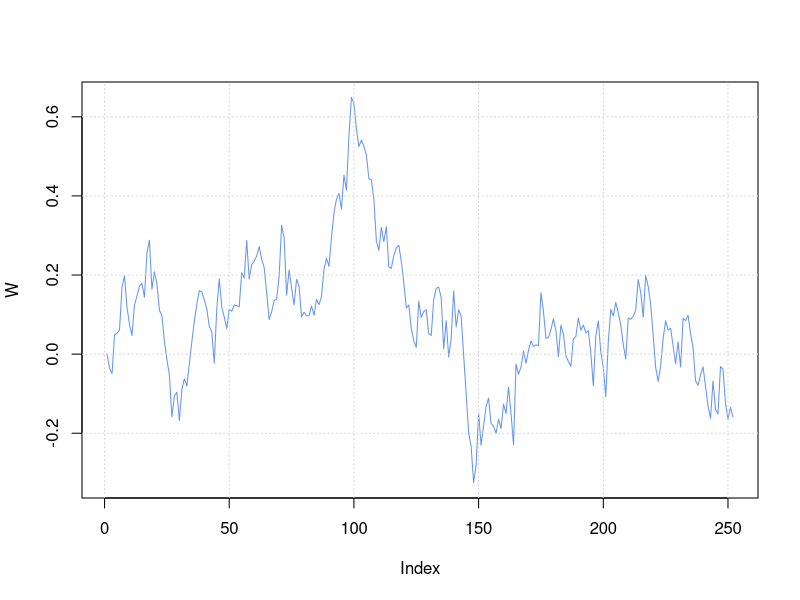
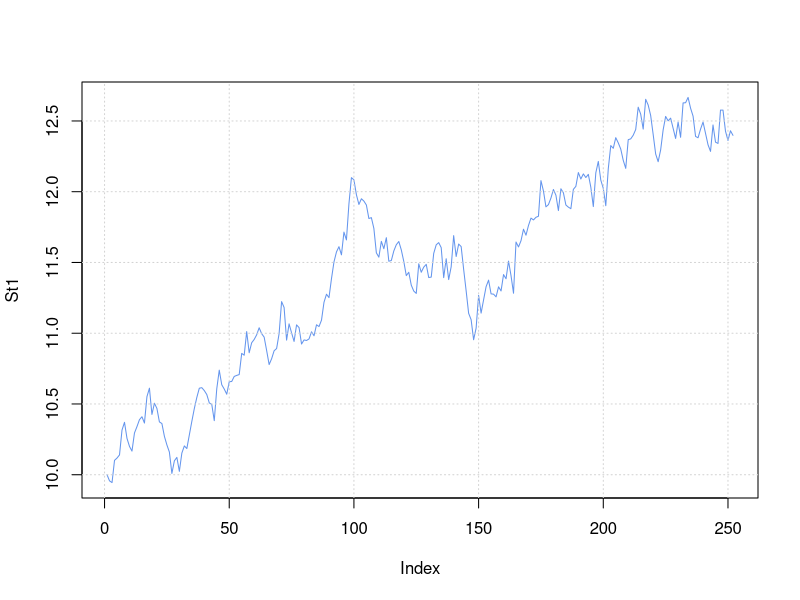
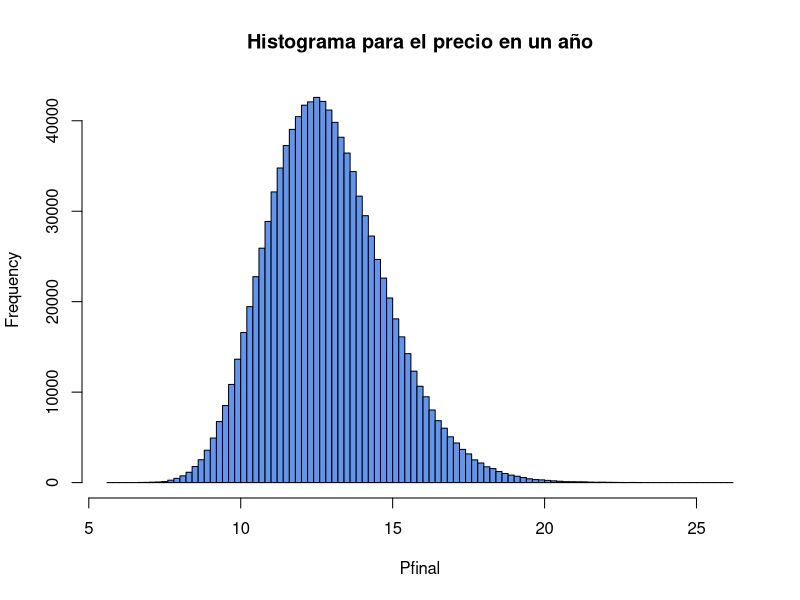

Write the R code that produced these figures, in order.
## ---- chunk 1
set.seed(123)
S0 <- 10
mu <- 0.25
sigma <- 0.15
T <- 1 #El tiempo se escribe en años, utilizamos 1 porque vamos a predecir dentro de un año
dt <- T/252 #El dt es diario, por lo que se divide entre los numeros que cotiza la bolsa en el año
t <- seq(0, T, length.out=252)
## ---- chunk 2
W <- c(0, cumsum(sqrt(dt)*rnorm(251)))
plot(W, type="l", col="cornflowerblue")
grid()

St1 <- S0*exp((mu-0.5*sigma^2)*t+sigma*W)
plot(St1, type="l", col="cornflowerblue")
grid()
## ---- chunk 3
sim <- 1000000
Pfinal <- numeric(sim) # guardaremos el precio final de cada simulación

for (i in 1:sim) {
  W <- c(0, cumsum(sqrt(dt)*rnorm(251)))
  St1 <- S0*exp((mu-0.5*sigma^2)*t+sigma*W)
  Pfinal[i] <- St1[252]
}
## ---- chunk 4
hist(Pfinal, n=100, col="cornflowerblue", main="Histograma para el precio en un año")
## ---- chunk 5
mean(Pfinal)
## ---- chunk 6
mean(Pfinal>10)
## ---- chunk 7
mean(Pfinal>12)
## ---- chunk 8
mean(Pfinal<13 & Pfinal>11)
## ---- chunk 9
quantile(Pfinal, 0.05)
quantile(Pfinal, 0.95)
